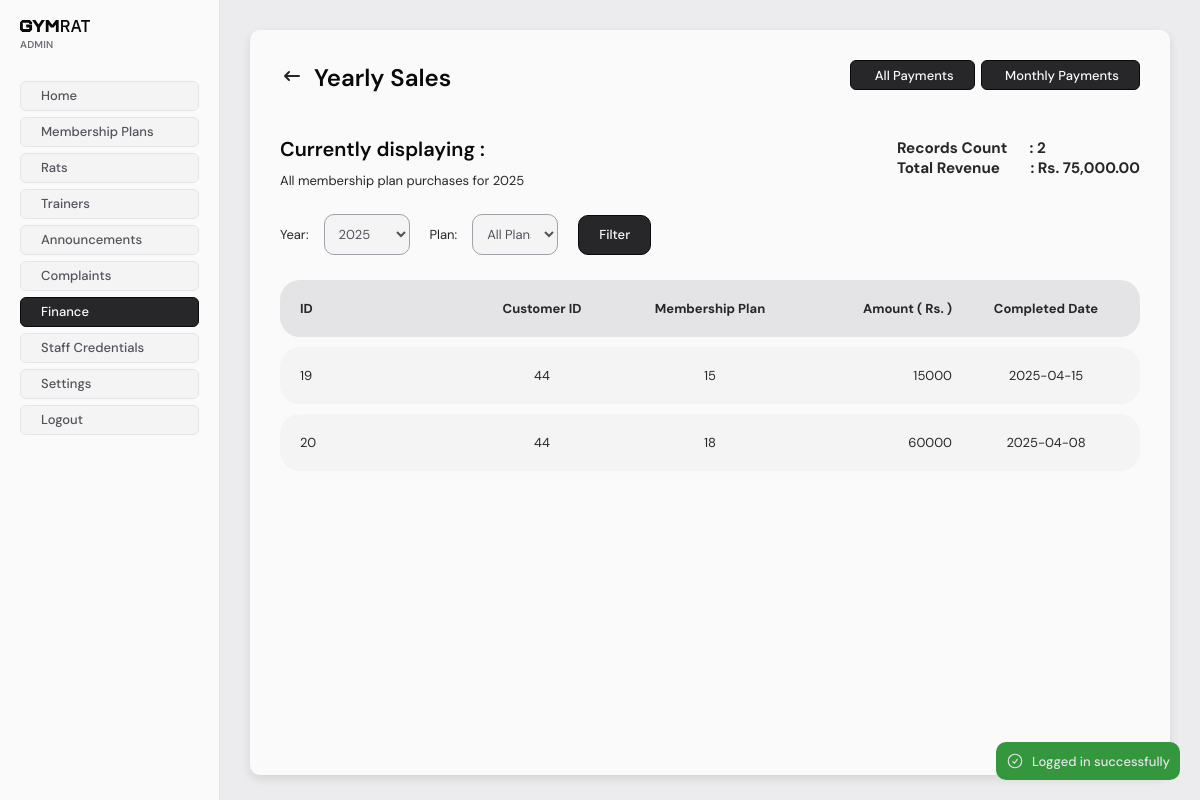
/staff/admin/finance/sales/yearly/index.php (signed in), run on an earlier commit of the app's database.
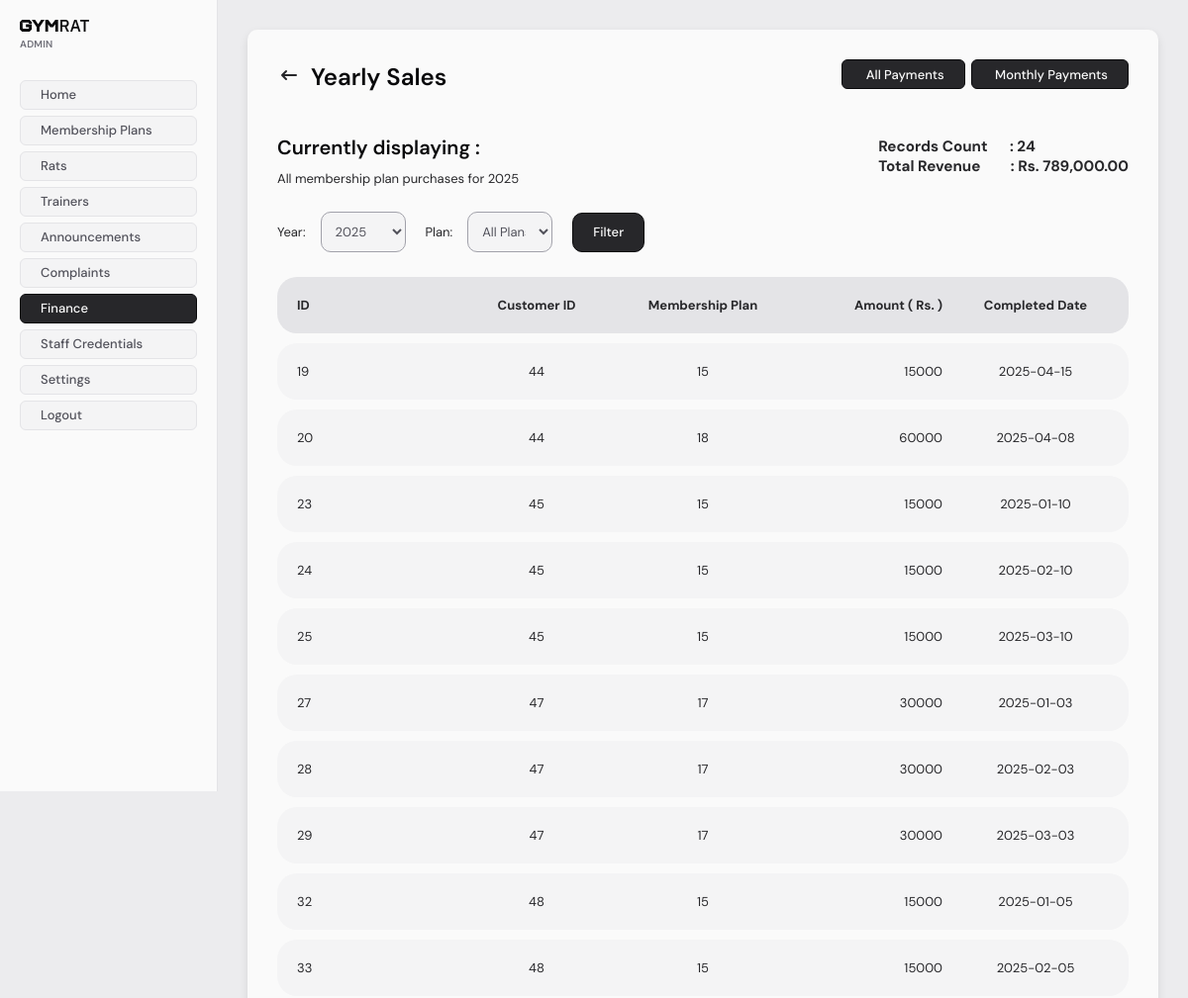
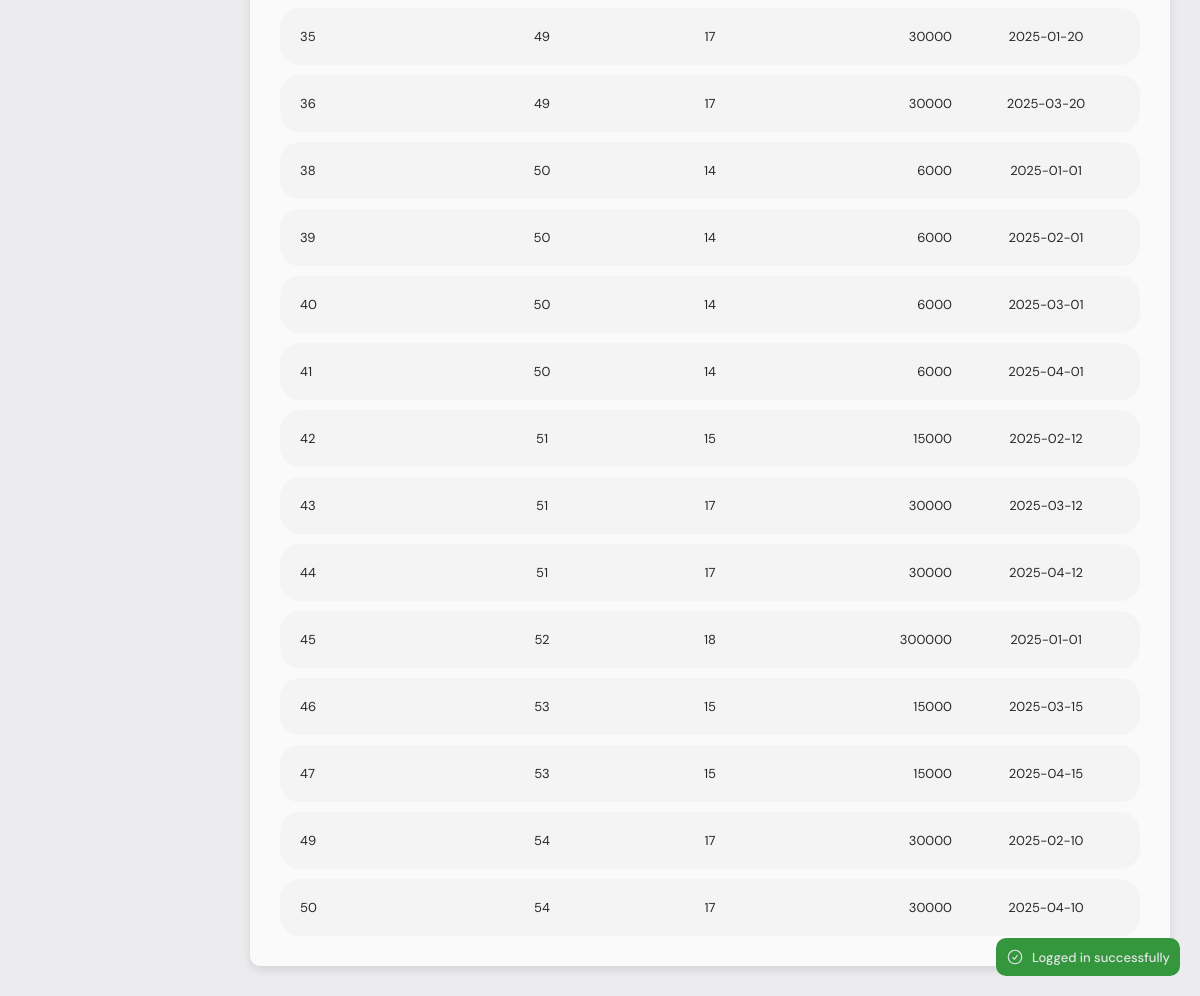
And on a later commit of the database (2 pictures, top to bottom).
### tables this page shows
CREATE TABLE `membership_payments` (
  `id` int NOT NULL,
  `customer` int NOT NULL,
  `membership_plan` int NOT NULL,
  `amount` double NOT NULL,
  `completed_at` datetime DEFAULT NULL,
  `created_at` datetime NOT NULL DEFAULT CURRENT_TIMESTAMP
);

### src/staff/admin/pageconfig.php (called while the page is built)
<?php
$title = isset($pageTitle) ? $pageTitle : null;
$sidebarActive = isset($sidebarActive) ? $sidebarActive : null;
$styles = isset($pageStyles) ? $pageStyles : [];
$scripts = isset($pageScripts) ? $pageScripts : [];
$pageConfig = [
    "title" => ($title ?  $title . " | "  : "") . "Admin",
    "sidebar" => [
        "title" => "Admin",
        "links" => [
            ["text" => "Home", "href" => "/staff/admin/index.php"],
            ["text" => "Membership Plans", "href" => "/staff/admin/membership-plans/index.php"],
            ["text" => "Rats", "href" => "/staff/admin/rats/index.php"],
            ["text" => "Trainers", "href" => "/staff/admin/trainers/index.php"],
            ["text" => "Announcements", "href" => "/staff/admin/announcements/index.php"],
            ["text" => "Complaints", "href" => "/staff/admin/complaints/index.php"],
            ["text" => "Finance", "href" => "/staff/admin/finance/index.php"],
            ["text" => "Staff Credentials", "href" => "/staff/admin/credentials/index.php"],
            ["text" => "Settings", "href" => "/staff/admin/settings/index.php"],
        ],
        "active" => $sidebarActive
    ],
    "styles" => $styles,
    "scripts" => $scripts
];

### src/db/Database.php (called while the page is built, shortened)
<?php
class Database
{
    private static null|Database $instance = null;
    private $CONFIG = [
        "host" => "gymrat_db",
        "username" => "root",
        "password" => "123456",
        "dbname" => "gymrat",
    ];
    private function __construct()
    {
        try {
            $tz = (new DateTime('now', new DateTimeZone('Asia/Colombo')))->format('P');
            $this->conn = new PDO(
                "mysql:host=" . $this->CONFIG['host'] . ";dbname=" . $this->CONFIG['dbname'],
                $this->CONFIG['username'],
                $this->CONFIG['password'],
                [
                    \PDO::ATTR_ERRMODE => \PDO::ERRMODE_EXCEPTION,
                    \PDO::MYSQL_ATTR_INIT_COMMAND => "SET time_zone='$tz'"
                ]
            );
        } catch (PDOException  $e) {
            die("database connection failed: " . $e->getMessage());
        }
    }
    public static function get_conn()
    {
        if (!self::$instance) {
            self::$instance = new Database();
        }
        return self::$instance->conn;
    }
}

### src/db/Model.php (called while the page is built, shortened)
<?php
require_once __DIR__ . "/Database.php";
abstract class Model
{
    public function __construct()
    {
        $this->conn = Database::get_conn();
    }
}

### src/db/models/MembershipPayment.php (called while the page is built, shortened)
<?php
require_once __DIR__ . "/../Model.php";
class MembershipPayment extends Model
{
    protected $table = "membership_payments";
    public function fill(array $data)
    {
        $this->id = $data['id'] ?? 0;
        $this->customer = $data['customer'] ?? 0;
        $this->membership_plan = $data['membership_plan'] ?? 0;
        $this->amount = $data['amount'] ?? 0.0;
        $this->completed_at = isset($data['completed_at']) ? new DateTime($data['completed_at']) : null;
    }
    public function get_all_sales_for_year(int $year): array
    {
        $sql = "SELECT * FROM $this->table WHERE YEAR(created_at) = :year AND completed_at IS NOT NULL";
        $stmt = $this->conn->prepare($sql);
        $stmt->execute([
            'year' => $year
        ]);
        $items = $stmt->fetchAll();
        return array_map(function ($item) {
            $record = new MembershipPayment();
            $record->fill($item);
            return $record;
        }, $items);
    }
}

### src/staff/admin/finance/sales/yearly/index.php (the view, shortened to what the changed rows need)
<?php
require_once "../../../../../alerts/functions.php";
require_once "../../../../../db/models/MembershipPayment.php";
$pageTitle = "Yearly Sales";
$pageStyles = ["../../finance.css"];
$sidebarActive = 7;
$get_year = $_GET['year'] ?? (int)date("Y");
$sales = null;
$membershipPaymentModel = new MembershipPayment();
try {
    $sales = $membershipPaymentModel->get_all_sales_for_year($get_year);
} catch (Exception $e) {
    redirect_with_error_alert("Failed to fetch sales details: " . $e->getMessage(), "/staff/admin/finance");
    exit;
}
$record_count = 0;
$total_revenue = 0;
if (!empty($sales)) {
    $completed_sales = array_filter($sales, fn($sale) => $sale->completed_at !== null);
    $record_count = count($completed_sales);
    $total_revenue = array_sum(array_map(fn($sale) => $sale->amount, $completed_sales));
}
$menuBarConfig = [
    "title" => $pageTitle,
    "showBack" => true,
    "goBackTo" => "/staff/admin/finance/sales",
    "useLink" => true,
    "options" => [
        ["title" => "All Payments", "href" => "/staff/admin/finance/sales/index.php", "type" => "secondary"],
        ["title" => "Monthly Payments", "href" => "/staff/admin/finance/sales/monthly/index.php", "type" => "secondary"]
    ]
];
require_once "../../../pageconfig.php";
require_once "../../../../includes/header.php";
require_once "../../../../includes/sidebar.php";
?>
<main>
    <div class="staff-base-container">
        <?php require_once "../../../../includes/menubar.php"; ?>
        <div style="display: grid; grid-template-columns: 1fr 1fr; gap: 20px; margin: 20px 10px;">
            <div style="grid-column: 1; align-self: start; justify-self: start; text-align: left;">
                <h1 style="margin: 10px 0;">Currently displaying : </h1>
            </div>
            <div style="grid-column: 2; align-self: center; justify-self: end; text-align: left;">
                <h3>Records Count&emsp;&nbsp;&nbsp;: <?= $record_count ?></h3>
                <h3>Total Revenue&emsp;&emsp;: Rs. <?= number_format($total_revenue, 2) ?></h3>
            </div>
        </div>
        <div style="margin: 10px;">
            <?php foreach ($sales as $sale): ?>
                <a href="/staff/admin/finance/sales/view/index.php?id=<?= $sale->id ?>">
                    <div class="payment-list-item background-color-zinc-100" style="display: grid; grid-template-columns: repeat(5, 1fr); text-align: center;">
                        <div style="text-align: left;"><?= htmlspecialchars($sale->id) ?></div>
                        <div><?= htmlspecialchars($sale->customer) ?></div>
                        <div><?= htmlspecialchars($sale->membership_plan) ?></div>
                        <div style="text-align: right;"><?= htmlspecialchars($sale->amount) ?></div>
                        <div><?= htmlspecialchars(($sale->completed_at) ? $sale->completed_at->format('Y-m-d') : "Incomplete") ?></div>
                    </div>
                </a>
            <?php endforeach; ?>
        </div>
    </div>
</main>
<?php require_once "../../../../includes/footer.php"; ?>

### src/staff/includes/sidebar.php (shortened to what the changed rows need)
<?php
$links = [];
$active = null;
if (isset($pageConfig)) {
    if (isset($pageConfig['sidebar'])) {
        if (isset($pageConfig['sidebar']['active'])) {
            $active = $pageConfig['sidebar']['active'];
        }
        if (isset($pageConfig['sidebar']['links'])) {
            $links = $pageConfig['sidebar']['links'];
        }
    }
}
?>
<header class="sidebar">
    <div class="links">
        <?php foreach ($links as $index => $link) : ?>
            <a href="<?php echo $link['href'] ?>" <?php echo $index === $active - 1 ? 'class="active"' : '' ?>><?php echo $link['text'] ?></a>
        <?php endforeach; ?>
        <a href="/staff/logout.php">Logout</a>
    </div>
</header>

### src/staff/includes/menubar.php (shortened to what the changed rows need)
<?php
$title = "MenuBar";
$options = null;
$useLink = false;
if (isset($menuBarConfig)) {
    if (isset($menuBarConfig['title'])) {
        $title = $menuBarConfig['title'];
    }
    if (isset($menuBarConfig['options'])) {
        $options = $menuBarConfig['options'];
    }
    if (isset($menuBarConfig['useLink'])) {
        $useLink = $menuBarConfig['useLink'];
    }
}
?>
<div class="menu-bar">
    <div style="display: flex; align-items: center;">
        <h1 class="alt"><?= $title ?></h1>
    </div>
    <div style="display: flex; align-items: center; gap: 6px;">
        <?php if ($useLink && $options): ?>
            <?php foreach ($options as $option): ?>
                <a href="<?= $option['href'] ?>" class="staff-button <?= empty($option['type']) ? 'primary' : $option['type'] ?>">
                    &nbsp;<?= $option['title'] ?>
                </a>
            <?php endforeach; ?>
        <?php endif; ?>
    </div>
</div>

What changed in the data, as far as the page shows it:
added membership_payments: id "23", customer "45", membership_plan "15", amount "15000", completed_at "2025-01-10"
added membership_payments: id "24", customer "45", membership_plan "15", amount "15000", completed_at "2025-02-10"
added membership_payments: id "25", customer "45", membership_plan "15", amount "15000", completed_at "2025-03-10"
added membership_payments: id "27", customer "47", membership_plan "17", amount "30000", completed_at "2025-01-03"
added membership_payments: id "28", customer "47", membership_plan "17", amount "30000", completed_at "2025-02-03"
added membership_payments: id "29", customer "47", membership_plan "17", amount "30000", completed_at "2025-03-03"
added membership_payments: id "32", customer "48", membership_plan "15", amount "15000", completed_at "2025-01-05"
added membership_payments: id "33", customer "48", membership_plan "15", amount "15000", completed_at "2025-02-05"
added membership_payments: id "35", customer "49", membership_plan "17", amount "30000", completed_at "2025-01-20"
added membership_payments: id "36", customer "49", membership_plan "17", amount "30000", completed_at "2025-03-20"
added membership_payments: id "38", customer "50", membership_plan "14", amount "6000", completed_at "2025-01-01"
added membership_payments: id "39", customer "50", membership_plan "14", amount "6000", completed_at "2025-02-01"
added membership_payments: id "40", customer "50", membership_plan "14", amount "6000", completed_at "2025-03-01"
added membership_payments: id "41", customer "50", membership_plan "14", amount "6000", completed_at "2025-04-01"
added membership_payments: id "42", customer "51", membership_plan "15", amount "15000", completed_at "2025-02-12"
added membership_payments: id "43", customer "51", membership_plan "17", amount "30000", completed_at "2025-03-12"
added membership_payments: id "44", customer "51", membership_plan "17", amount "30000", completed_at "2025-04-12"
added membership_payments: id "45", customer "52", membership_plan "18", amount "300000", completed_at "2025-01-01"
added membership_payments: id "46", customer "53", membership_plan "15", amount "15000", completed_at "2025-03-15"
added membership_payments: id "47", customer "53", membership_plan "15", amount "15000", completed_at "2025-04-15"
added membership_payments: id "49", customer "54", membership_plan "17", amount "30000", completed_at "2025-02-10"
added membership_payments: id "50", customer "54", membership_plan "17", amount "30000", completed_at "2025-04-10"
Also different on the page:
$record_count: "2" → "24"
$total_revenue: "75,000.00" → "789,000.00"
